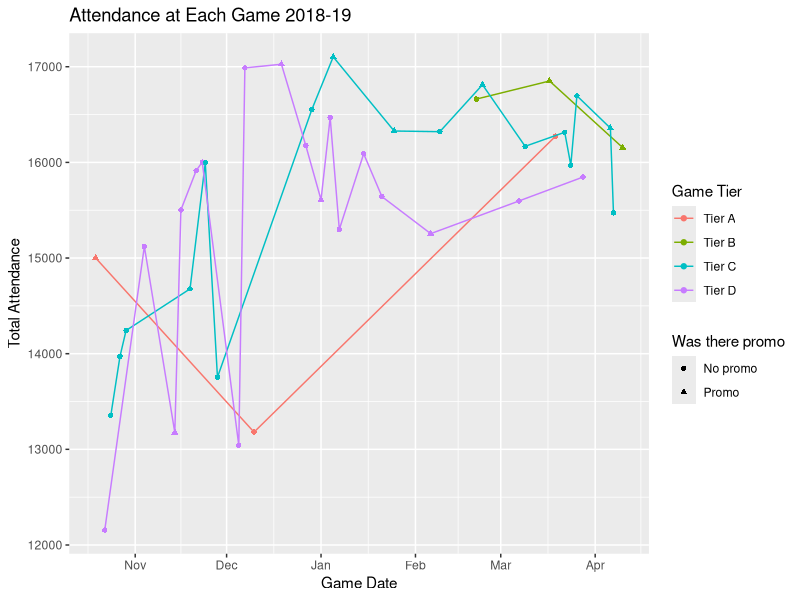
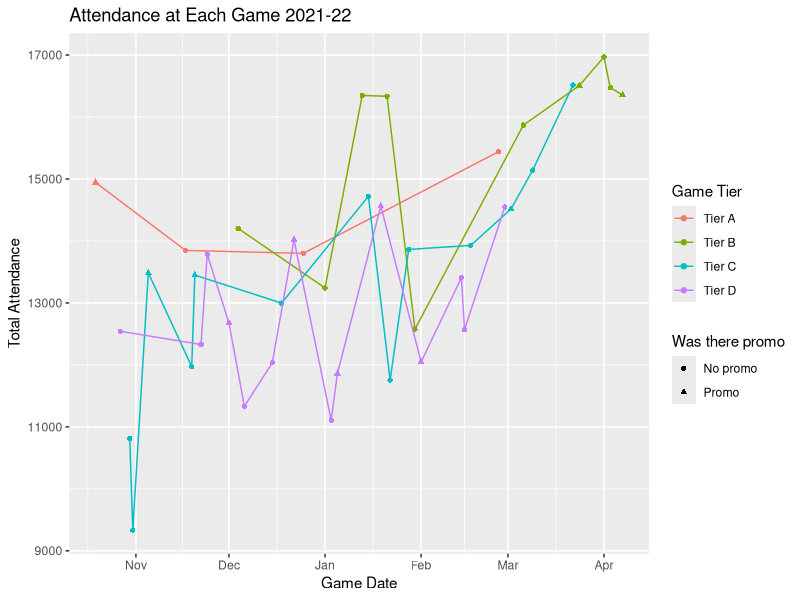
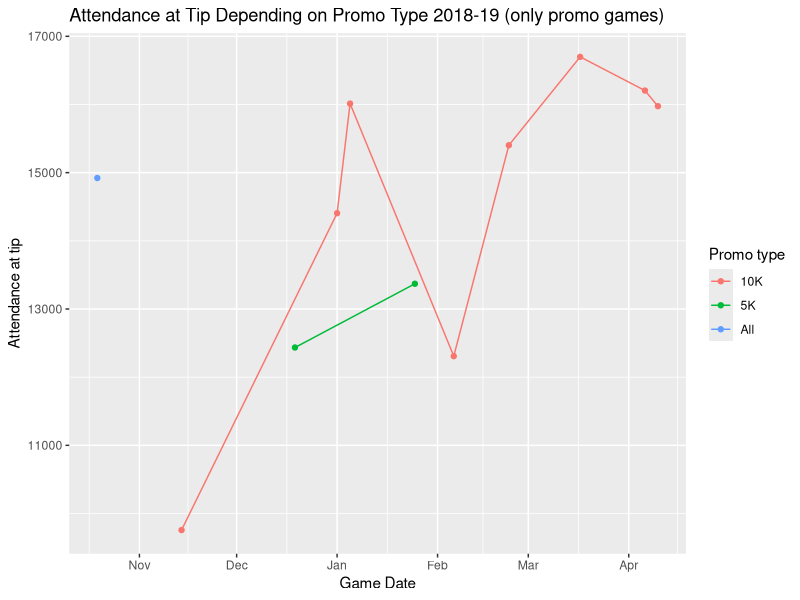
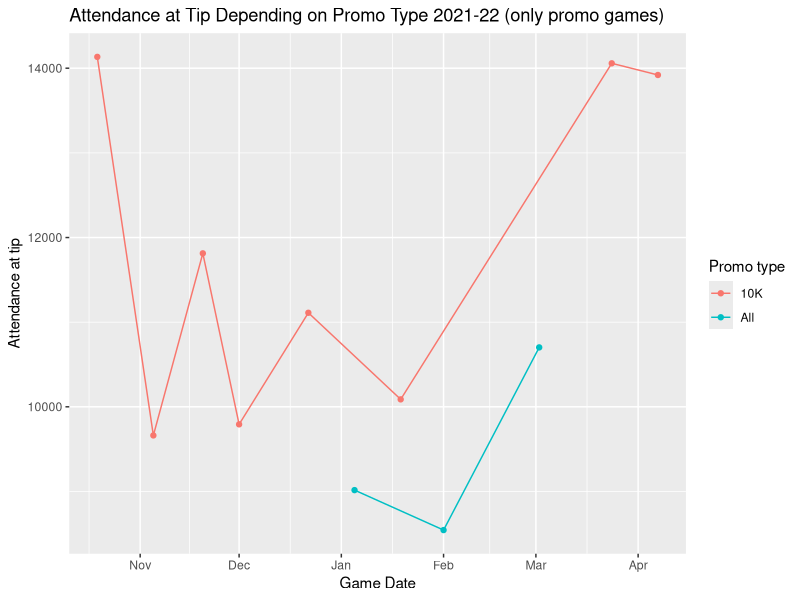
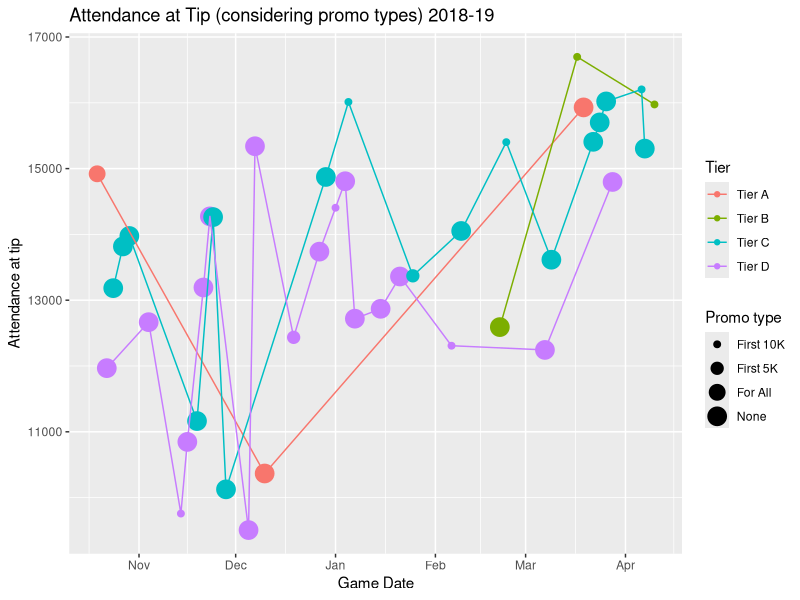

The R source for these figures, in order:
## ---- chunk 1
knitr::opts_chunk$set(echo = TRUE)
library(ggplot2)
library(tidyverse)
library(stringr)
library(base)

#import csvs
season18_19 <- read.csv("hackathon-business-track/data/hackathon_2018_19_attendance.csv")
season21_22 <- read.csv("hackathon-business-track/data/hackathon_2021_22_attendance.csv")
## ---- chunk 2
att_timeline_18_19 <- season18_19 %>%
  select(Game.Date, Game.Tier, Total.Attendance, Promo) %>%
  mutate(Game.Date = as.Date(Game.Date, "%m/%d/%Y")) %>%
  mutate(if_promo = case_when(Promo == "" ~ "No promo",
                              TRUE ~ "Promo"))
## ---- chunk 3
att_timeline_21_22 <- season21_22 %>%
  select(Game.Date, Game.Tier, Total.Attendance, Promo) %>%
  mutate(Game.Date = as.Date(Game.Date, "%m/%d/%Y")) %>%
  mutate(if_promo = case_when(Promo == "" ~ "No promo",
                              TRUE ~ "Promo"))
## ---- chunk 4
ggplot(data = att_timeline_18_19, 
       aes(x = Game.Date, y = Total.Attendance, color = Game.Tier, shape = if_promo)) + 
  geom_point() + 
  geom_line(aes(x = Game.Date, y = Total.Attendance, color = Game.Tier), inherit.aes = FALSE) +
  # Add labels
  labs(title = "Attendance at Each Game 2018-19",
       x = "Game Date", 
       y = "Total Attendance", 
       color = "Game Tier", 
       shape = "Was there promo")
## ---- chunk 5
ggplot(data = att_timeline_21_22, 
       aes(x = Game.Date, y = Total.Attendance, color = Game.Tier, shape = if_promo)) + 
  geom_point() + 
  geom_line(aes(x = Game.Date, y = Total.Attendance, color = Game.Tier), inherit.aes = FALSE) +
  # Add labels
  labs(title = "Attendance at Each Game 2021-22",
       x = "Game Date", 
       y = "Total Attendance", 
       color = "Game Tier", 
       shape = "Was there promo")
## ---- chunk 6
tip_timeline_18_19 <- season18_19 %>%
  select(Game.Date, Attendance.at.tip, Promo, Note) %>%
  mutate(Game.Date = as.Date(Game.Date, "%m/%d/%Y")) %>%
  mutate(if_promo = case_when(Promo == "" ~ "No promo",
                              TRUE ~ "Promo")) %>%
  filter(if_promo == "Promo") %>%
  mutate(type_promo = case_when(str_detect(Note, "5K") ~ "5K",
                                str_detect(Note, "10K") ~ "10K", 
                                TRUE ~ "All"))
## ---- chunk 7
ggplot(data = tip_timeline_18_19, 
       aes(x = Game.Date, y = Attendance.at.tip, color = type_promo)) + 
  geom_point() + 
  geom_line() +
  # Add labels
  labs(title = "Attendance at Tip Depending on Promo Type 2018-19 (only promo games)",
       x = "Game Date", 
       y = "Attendance at tip", 
       color = "Promo type")
## ---- chunk 8
tip_timeline_21_22 <- season21_22 %>%
  select(Game.Date, Attendance.at.tip, Promo, Note) %>%
  mutate(Game.Date = as.Date(Game.Date, "%m/%d/%Y")) %>%
  mutate(if_promo = case_when(Promo == "" ~ "No promo",
                              TRUE ~ "Promo")) %>%
  filter(if_promo == "Promo") %>%
  mutate(type_promo = case_when(str_detect(Note, "5K") ~ "5K",
                                str_detect(Note, "10K") ~ "10K", 
                                TRUE ~ "All"))
## ---- chunk 9
ggplot(data = tip_timeline_21_22, 
       aes(x = Game.Date, y = Attendance.at.tip, color = type_promo)) + 
  geom_point() + 
  geom_line() +
  # Add labels
  labs(title = "Attendance at Tip Depending on Promo Type 2021-22 (only promo games)",
       x = "Game Date", 
       y = "Attendance at tip", 
       color = "Promo type")
## ---- chunk 10
promo_timeline_18_19 <- season18_19 %>%
  select(Game.Date, Game.Tier, Attendance.at.tip, Promo, Note) %>%
  mutate(Game.Date = as.Date(Game.Date, "%m/%d/%Y")) %>%
  mutate(if_promo = case_when(Promo == "" ~ "No promo",
                              TRUE ~ "Promo")) %>%
  mutate(type_promo = ifelse(if_promo == "Promo",
                             case_when(str_detect(Note, "5K") ~ "First 5K",
                                       str_detect(Note, "10K") ~ "First 10K", 
                                       TRUE ~ "For All"), "None")) 

  #type_promo <- factor(levels = c("None", "For All", "First 10K", "First 5K"), ordered = TRUE)
## ---- chunk 11
ggplot(data = promo_timeline_18_19, 
       aes(x = Game.Date, y = Attendance.at.tip, color = Game.Tier, size = type_promo)) + 
  geom_point() + 
  geom_line(aes(x = Game.Date, y = Attendance.at.tip, color = Game.Tier), 
            inherit.aes = FALSE) +
  # Add labels
  labs(title = "Attendance at Tip (considering promo types) 2018-19",
       x = "Game Date", 
       y = "Attendance at tip", 
       color = "Tier", 
       size = "Promo type")
